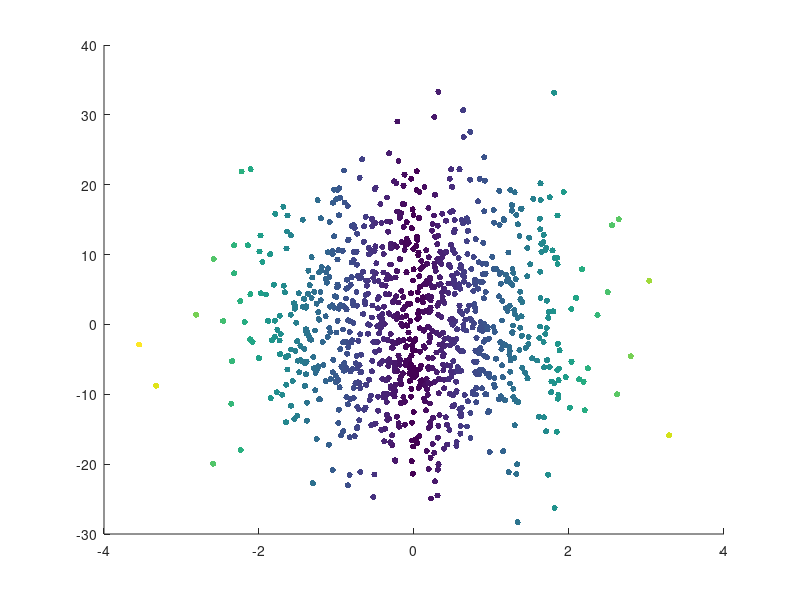

Recreate this plot in MATLAB.
%% pancake-cigar, Hamish Dickson 24/01/2015

%
% Dumb implementation - what happens if you have a (large) pancake shaped collection of identical 
% particles with a gaussian distribution of velocities and limit the speed in one plane
%
% if you think about it, this isn't THAT dumb (it's just simple) as a first guess - stuff is in the way in the x-axis
% (other explosive material, going at a similar momentum)
%
% start out with a 2d "pancake" - ie a line on the x axis
% 

%% Initialization
clear ; close all; clc

% give each a random position on the line
p_x = randn(1000, 1);
p_y = zeros(1000, 1);

% plot em in a scatter graph
%scatter(p_x, p_y, [], sqrt(p_x.^2 + p_x.^2))

% get 100 random x's
u_x = randn(1000,1);

% get 100 random y's
u_y = randn(1000,1);

% I don't care about acceleration
t = 10;
slow_down_factor = 0.0001;

p_x = slow_down_factor * u_x * t + p_x;
p_y = u_y * t + p_y;
scatter(p_x, p_y, 20, sqrt(p_x.^2 + p_x.^2), 'filled')
